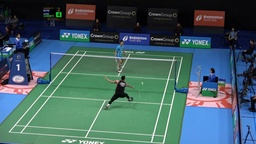
#> input picture CourtDetection/img_000071.jpg, 256 x 144 px, shrunk from 1280 x 720 before the run
$ python CourtDetect.py
#> lines starting #> are read from the running program, lines starting #| are printed output that depends on the picture; after the words box and inside, x2 and y2 are one past the last pixel; in counts of white or black regions, pixels touching at a corner belong together
import cv2
import numpy as np
from operator import itemgetter
import itertools
from random import randint
import math
import matplotlib.pyplot as plt
np.set_printoptions(precision=5, suppress=True)

def readImage(filename):
#> called with filename = './img_000071.jpg'
    img = cv2.imread(filename)
#> img is the input picture: shape (144, 256, 3); mean B, G, R 98.5, 95.9, 67.2
    print("img size = {}".format(np.shape(img)))
#| img size = (144, 256, 3)
    #detect all white pixels
    img_gray = cv2.cvtColor(img, cv2.COLOR_RGB2GRAY)
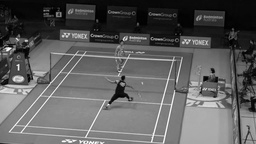
#> img_gray: shape (144, 256); min 0, max 254, mean 93.4
    ret, img_thresh = cv2.threshold(img_gray, 220, 255, cv2.THRESH_BINARY)
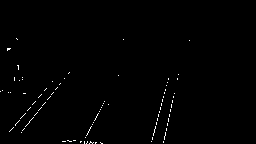
#> img_thresh: shape (144, 256); 0.68% white in thin lines or dots, all inside (x1, y1, x2, y2) = (0, 38, 190, 144)

    return img, img_thresh, img_gray

#### USING GRAY #####
#eliminate phase 1
def detectWhitepixel(img_thresh):
    taw = 8
    sigma_l = 220
    sigma_d = 15
    global max_row, max_col
    max_row = np.shape(img_thresh)[0]             #1080, y
#> max_row = 144
    max_col = np.shape(img_thresh)[1]             #1920, x
#> max_col = 256
    img_candidate = img_thresh.copy()

    for row in range(max_row):
        for col in range(max_col):
            candidate_flag = 1
            for taw_idx in range(1,taw+1):
                if row - taw_idx < 0 or row + taw_idx >= max_row or col - taw_idx < 0 or col + taw_idx >= max_col:
                    pass
                else:
                    if img_thresh[row][col] >= sigma_l and img_thresh[row][col] - img_thresh[row - taw_idx][col] > sigma_d and img_thresh[row][col] - img_thresh[row + taw_idx][col] > sigma_d:
                        candidate_flag = 1
                    elif img_thresh[row][col] >= sigma_l and img_thresh[row][col] - img_thresh[row][col - taw_idx] > sigma_d and img_thresh[row][col] - img_thresh[row][col + taw_idx] > sigma_d:
                        candidate_flag = 1
                    else:
                        candidate_flag = 0

            if candidate_flag == 0:
                img_candidate[row][col] = 0

    return img_candidate

# [56 lines left out: function runRANSAC, not called in this run]

# Court line candidate dectector
def detectCourtline(img_candidate):
    #cv_pi/180
    lines = cv2.HoughLines(img_candidate,1,np.pi/180,200)
#> lines = None
    print(np.shape(lines))

    # Classify horizon and vertical (pi/2-theta < 25 => horizontal)
    horizontal_line = []
    vertical_line = []
    angle_threshold = 25
    print("threshold = {}".format(angle_threshold/180*np.pi))

    for i in range(np.shape(lines)[0]):
        if float(abs(np.pi/2-lines[i][0][1])) <= float(angle_threshold/180*np.pi) :
            horizontal_line.append([lines[i][0][0],lines[i][0][1]])
        else:
            vertical_line.append([lines[i][0][0],lines[i][0][1]])
#> after the loop, horizontal_line = []; vertical_line = []

    # convert rho theta to slope and bias. Sort horizontal and vertical lines
    horizontal_rho2line =[]
    vertical_rho2line =[]
    given_y = max_row/2
    given_x = max_col/2

    for line in horizontal_line:
        rho = line[0]
        theta = line[1]
        a = np.cos(theta)
        b = np.sin(theta)
        x0 = a*rho
        y0 = b*rho
        x1 = int(x0 + 1e4*(-b))
        y1 = int(y0 + 1e4*(a))
        x2 = int(x0 - 1e4*(-b))
        y2 = int(y0 - 1e4*(a))

        if x1 == x2:
            m = 1e9
        else:
            m = (y2 - y1) / (x2 - x1)
        b = y1 - m * x1
        distance_y = m * given_x + b
        horizontal_rho2line.append([m,b,distance_y])

    horizontal_line_sorted = sorted(horizontal_rho2line,key=itemgetter(2))

    for line in vertical_line:
        rho = line[0]
        theta = line[1]
        a = np.cos(theta)
        b = np.sin(theta)
        x0 = a*rho
        y0 = b*rho
        x1 = int(x0 + 1e4*(-b))
        y1 = int(y0 + 1e4*(a))
        x2 = int(x0 - 1e4*(-b))
        y2 = int(y0 - 1e4*(a))

        if x1 == x2:
            m = 1e9
        else:
            m = (y2 - y1) / (x2 - x1)
        b = y1 - m * x1
        distance_x = (given_y - b) / m

        vertical_rho2line.append([m,b,distance_x])

    vertical_line_sorted = sorted(vertical_rho2line,key=itemgetter(2))

    print("sorted horizontal line = {}".format(np.shape(horizontal_line_sorted)))
    print("sorted vertical line = {}".format(np.shape(vertical_line_sorted)))

    # Line parameter refinement
    eliminate_flag = [0 for _ in range(len(horizontal_line_sorted))]
    distance_threshold = 10
    for line_first in range(len(horizontal_line_sorted)):
        eliminate_m = []
        eliminate_b = []
        if eliminate_flag[line_first] == 1:
            continue
        for line_second in range(line_first+1, len(horizontal_line_sorted)):
            if eliminate_flag[line_second] == 1:
                continue
            if horizontal_line_sorted[line_second][2] - horizontal_line_sorted[line_first][2] <= distance_threshold:
                eliminate_flag[line_second] = 1
                eliminate_m.append(horizontal_line_sorted[line_second][0])
                eliminate_b.append(horizontal_line_sorted[line_second][1])
        if (len(eliminate_m) != 0) :
            eliminate_m.append(horizontal_line_sorted[line_first][0])
            eliminate_b.append(horizontal_line_sorted[line_first][1])
            print(eliminate_b)
            print(eliminate_m)
            best_m, best_b = runRANSAC(eliminate_m, eliminate_b, 10, max_col)
            #replace first line
            horizontal_line_sorted[line_first][0] = best_m
            horizontal_line_sorted[line_first][1] = best_b

    horizontal_line_eliminate = []
    for eliminate_idx in range(len(eliminate_flag)):
        if eliminate_flag[eliminate_idx] == 0:
            horizontal_line_eliminate.append(horizontal_line_sorted[eliminate_idx])

    eliminate_flag = [0 for _ in range(len(vertical_line_sorted))]

    for line_first in range(len(vertical_line_sorted)):
        eliminate_m = []
        eliminate_b = []
        if eliminate_flag[line_first] == 1:
            continue
        for line_second in range(line_first+1, len(vertical_line_sorted)):
            if eliminate_flag[line_second] == 1:
                continue
            if vertical_line_sorted[line_second][2] - vertical_line_sorted[line_first][2] <= distance_threshold:
                eliminate_flag[line_second] = 1
                eliminate_m.append(vertical_line_sorted[line_second][0])
                eliminate_b.append(vertical_line_sorted[line_second][1])
        if (len(eliminate_m) != 0) :
            eliminate_m.append(vertical_line_sorted[line_first][0])
            eliminate_b.append(vertical_line_sorted[line_first][1])
            best_m, best_b = runRANSAC(eliminate_m, eliminate_b, 10, max_col)
            #replace first line
            vertical_line_sorted[line_first][0] = best_m
            vertical_line_sorted[line_first][1] = best_b

    vertical_line_eliminate = []
    for eliminate_idx in range(len(eliminate_flag)):
        if eliminate_flag[eliminate_idx] == 0:
            vertical_line_eliminate.append(vertical_line_sorted[eliminate_idx])

    print("eliminate horizontal line = {}".format(np.shape(horizontal_line_eliminate)))
    print("eliminate vertical line = {}".format(np.shape(vertical_line_eliminate)))

    return horizontal_line_sorted, vertical_line_sorted, horizontal_line_eliminate, vertical_line_eliminate

# [233 lines left out: functions computeScore, computeScore_debug, rejectTest, compressTest, areaTest, calculatehomographycandidate and 1 more, not called in this run]

if __name__ == '__main__':
    model_court_horizontal = [0, 0.5, 3.05, 5.6, 6.1]
    model_court_vertical = [0, 0.76, 4.68, 8.68, 12.64, 13.40]
    court_all_points = [_ for _ in itertools.product(model_court_horizontal, model_court_vertical)]

    court_all_points = np.array([court_all_points], dtype="float32")

    filename = './img_000071.jpg'
    img, img_thresh, img_gray = readImage(filename)
    img_candidate = detectWhitepixel(img_thresh)
#> (the run stopped early here; a loop or call above may not have finished)
